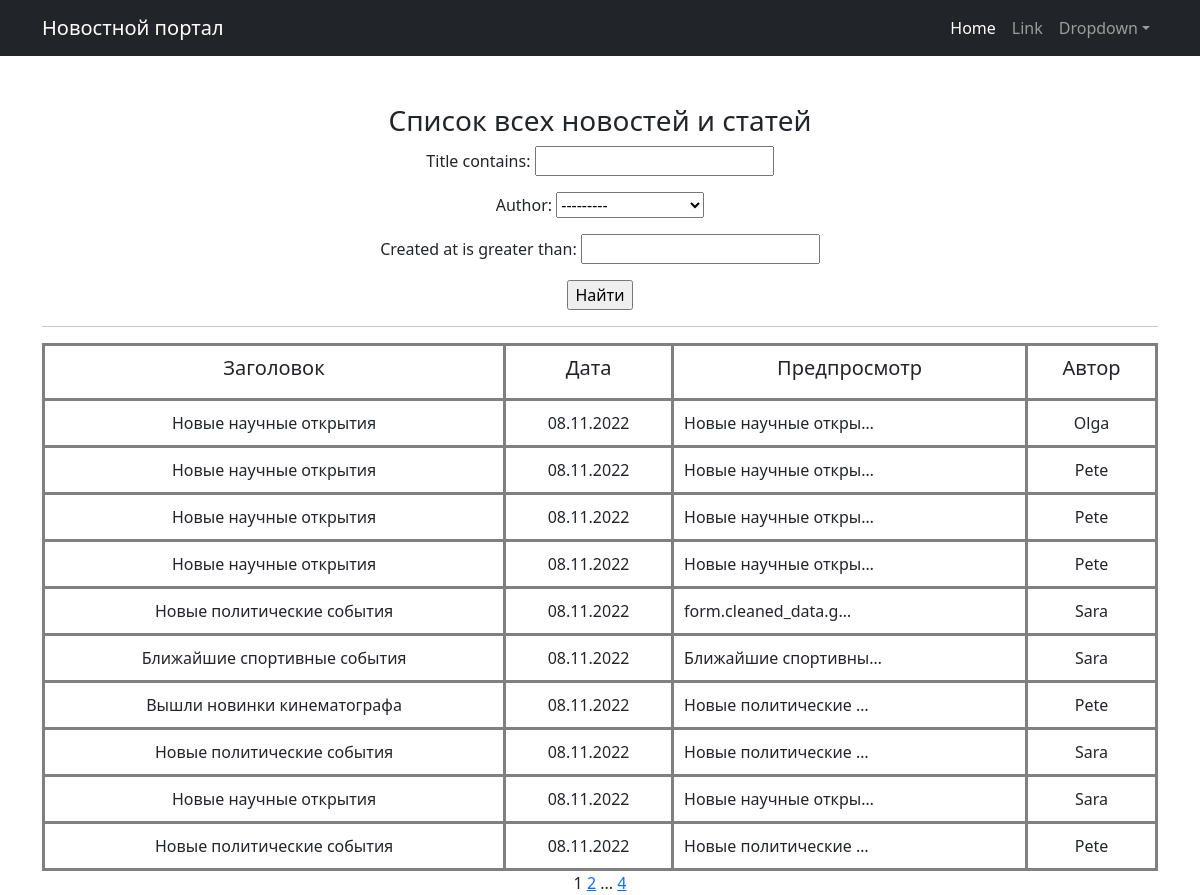
The app's page /news/search/ with its own data.
### news/models.py (models this page shows, shortened)
class Post(models.Model):
    article = "ARTS"
    news = "NEWS"
    TYPES = [
        (news, "Новость"),
        (article, "Статья"),
    ]
    preview_len = 124
    author = models.ForeignKey(Author, on_delete=models.CASCADE)
    type_post = models.CharField(max_length=4, choices=TYPES)
    title = models.CharField(max_length=255)
    content = models.TextField()
    rating = models.IntegerField(default=0)
    created_at = models.DateTimeField(auto_now_add=True)
    categories = models.ManyToManyField(Category, through="PostCategory")

class Author(models.Model):
    user = models.OneToOneField(User, on_delete=models.CASCADE)
    rating = models.IntegerField(default=0)

### news/views.py (the view)
# urls.py: path("news/search/", PostSearch.as_view(), name="post_search"),
class PostSearch(ListView):
    model = Post
    ordering = "-created_at"
    template_name = "post_search.html"
    paginate_by = 10
    context_object_name = "post_list"
    def get_queryset(self):
        queryset = super().get_queryset()
        self.filterset = PostFilter(self.request.GET, queryset)
        return self.filterset.qs
    def get_context_data(self, **kwargs):
        context = super().get_context_data()
        context["filterset"] = self.filterset
        return context

### news/templatetags/custom_filters.py (called while the page is built)
@register.filter()
def censor(value: str) -> str:
    return cens.cencor(value)

    def cencor(self, content: str) -> str:
        raw_words = content.split()
        words = [word for word in content.translate(str.maketrans("", "", string.punctuation)).split()]
        for i, word in enumerate(words):
            if word in self.__mat:
                raw_word = raw_words[i]
                last_symbol = raw_word[-1]
                if last_symbol.isalpha():
                    raw_words[i] = self.__replace(raw_word)
                else:
                    raw_words[i] = "{0}{1}".format(self.__replace(raw_word[:-1]), last_symbol)
        return " ".join(raw_words)

### templates/post_search.html (shortened to what this page needs)
{% extends 'flatpages/default.html' %}
{% load custom_filters %}
{% block content %}
    <h3>Список всех новостей и статей</h3>
    <form action=""method="get">
       {{ filterset.form.as_p }}
    <input type="submit" value="Найти">
   </form>
    <hr>
    {% if post_list %}
        <table cellpadding="10" width="100%" cols="3" align="center">
            <tr>
                <td><h5>Заголовок</h5></td>
                <td><h5>Дата</h5></td>
                <td><h5>Предпросмотр</h5></td>
                <td><h5>Автор</h5></td>
            </tr>
            {% for post in post_list%}
            <tr>
                <td>{{ post.title|censor }}</td>
                <td>{{ post.created_at|date:'d.m.Y' }}</td>
                <td align="left">{{ post.content|censor|truncatechars:20}}</td>
                <td>{{ post.author.user.username }}</td>
            </tr>
            {%endfor%}
        </table>
    {% else %}
        <h3>Новостей нет</h3>
    {% endif %}
    {{ page_obj.number }}
    {% if page_obj.has_next %}
       <a href="?page={{ page_obj.next_page_number }}">{{ page_obj.next_page_number }}</a>
       {% if paginator.num_pages != page_obj.next_page_number %}
           ...
           <a href="?page={{ page_obj.paginator.num_pages }}">{{ page_obj.paginator.num_pages }}</a>
       {% endif %}
    {% endif %}
{% endblock content %}

### records on screen
Post: title|censor "Новые научные открытия", created_at "08.11.2022", content|censor "Новые научные откры…", author.user.username "Olga"
Post: title|censor "Новые научные открытия", created_at "08.11.2022", content|censor "Новые научные откры…", author.user.username "Pete"
Post: title|censor "Новые научные открытия", created_at "08.11.2022", content|censor "Новые научные откры…", author.user.username "Pete"
Post: title|censor "Новые научные открытия", created_at "08.11.2022", content|censor "Новые научные откры…", author.user.username "Pete"
Post: title|censor "Новые политические события", created_at "08.11.2022", content|censor "form.cleaned_data.g…", author.user.username "Sara"
Post: title|censor "Ближайшие спортивные события", created_at "08.11.2022", content|censor "Ближайшие спортивны…", author.user.username "Sara"
Post: title|censor "Вышли новинки кинематографа", created_at "08.11.2022", content|censor "Новые политические …", author.user.username "Pete"
Post: title|censor "Новые политические события", created_at "08.11.2022", content|censor "Новые политические …", author.user.username "Sara"
Post: title|censor "Новые научные открытия", created_at "08.11.2022", content|censor "Новые научные откры…", author.user.username "Sara"
Post: title|censor "Новые политические события", created_at "08.11.2022", content|censor "Новые политические …", author.user.username "Pete"

### other values on screen
{{ page_obj.number }} "1"
{{ page_obj.next_page_number }} "2"
{{ page_obj.paginator.num_pages }} "4"
